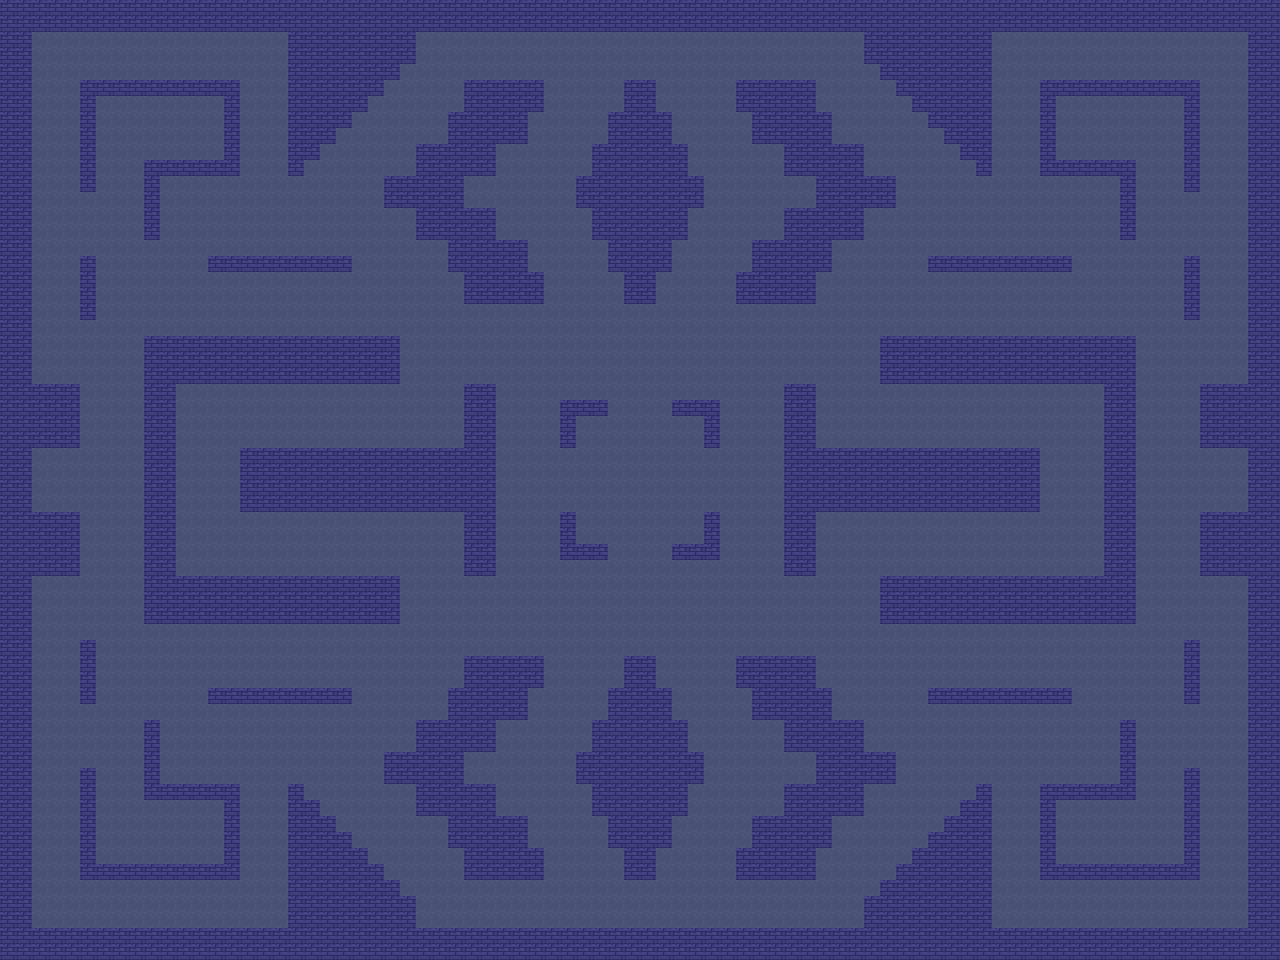

A level layout from a 2D game, rendered from its tile map. Below: a short description, then the map file with tile-grid data replaced by summaries:
An orthogonal 80x60 tile map with 16x16 px tiles, 1 tile layer (Background) and 125 objects (collision1).

<map version="1.4" tiledversion="1.4.3" orientation="orthogonal" renderorder="right-down" width="80" height="60" tilewidth="16" tileheight="16" infinite="0" nextlayerid="4" nextobjectid="246">
 <tileset firstgid="1" name="TileSetMap_1" tilewidth="16" tileheight="16" tilecount="156" columns="12">
  <image source="sewer_tileset.png" trans="ff00ff" width="192" height="217" />
  <tile id="25">
   <objectgroup draworder="index" id="2">
    <object id="1" name="collision1" x="0" y="0" width="16" height="16" />
   </objectgroup>
  </tile>
 </tileset>
 <layer id="1" name="Background" width="80" height="60">
  <data>[4800 cells, 4800 non-empty, 2 distinct tile ids]</data>
 </layer>
 <objectgroup id="3" name="Collisions" visible="0">
  <object id="9" x="1248" y="2" width="30" height="953" />
  <object id="10" x="2" y="2" width="1277" height="30" />
  <object id="11" x="2" y="2" width="29" height="954" />
  <object id="14" x="991" y="375" height="2" />
  <object id="20" x="79.9394" y="80.0606" width="159.939" height="15.9394" />
  <object id="21" x="80" y="80.6667" width="16" height="111.152" />
  <object id="23" x="224.182" y="82.5455" width="15.4545" height="92.9091" />
  <object id="24" x="144" y="160" width="95.2727" height="15.4545" />
  <object id="25" x="143.818" y="173.455" width="16" height="66.1818" />
  <object id="27" x="289" y="32.3333" width="127" height="31" />
  <object id="28" x="287.667" y="30.6667" width="16.25" height="145.333" />
  <object id="29" x="304.75" y="54.75" width="93.9167" height="24.75" />
  <object id="30" x="288.5" y="80" width="95.6667" height="15.5" />
  <object id="31" x="287.75" y="95" width="78.5" height="16.5" />
  <object id="32" x="287.75" y="111.5" width="62.6667" height="16.5" />
  <object id="33" x="288.25" y="128" width="47.5" height="15.75" />
  <object id="34" x="287.5" y="144.25" width="32.6667" height="15.5" />
  <object id="36" x="463.5" y="80.5" width="80" height="14.5" />
  <object id="37" x="463.5" y="95.5" width="80" height="17" />
  <object id="38" x="448.25" y="112" width="79.75" height="31.5" />
  <object id="39" x="416.25" y="144.25" width="79.25" height="31.25" />
  <object id="40" x="384" y="175.75" width="79.5" height="32.25" />
  <object id="41" x="415.75" y="208.5" width="80" height="31.25" />
  <object id="42" x="447.75" y="240.25" width="80.5" height="31.25" />
  <object id="43" x="463.75" y="272.25" width="79.75" height="31.5" />
  <object id="44" x="623.667" y="80" width="31.6667" height="223.333" />
  <object id="45" x="608" y="111.667" width="63.6667" height="159.667" />
  <object id="46" x="591.333" y="143.667" width="96.3333" height="96" />
  <object id="47" x="575.667" y="176" width="127.333" height="32" />
  <object id="59" x="976.333" y="30.6667" width="15.6667" height="145.333" />
  <object id="61" x="863.818" y="32.3031" width="124.818" height="31.6969" />
  <object id="62" x="879.636" y="64.1818" width="108.955" height="15.4545" />
  <object id="63" x="895.818" y="78.9091" width="92.7273" height="17.0909" />
  <object id="64" x="912" y="95.6364" width="75.7273" height="16" />
  <object id="65" x="928" y="110" width="61.2727" height="17.4545" />
  <object id="66" x="944" y="126.909" width="38.3636" height="16.7273" />
  <object id="67" x="959.636" y="141.818" width="24" height="18" />
  <object id="69" x="1183.82" y="79.6364" width="16.1818" height="112.182" />
  <object id="70" x="1040" y="79.6364" width="151.636" height="16" />
  <object id="71" x="1039.82" y="91.8182" width="16" height="83.8182" />
  <object id="72" x="1040.73" y="160" width="95.0909" height="15.6364" />
  <object id="73" x="1119.64" y="165.455" width="16" height="74" />
  <object id="74" x="1183.82" y="255.818" width="16" height="64.3636" />
  <object id="75" x="928" y="255.5" width="143.5" height="16.5" />
  <object id="76" x="208" y="255.75" width="143.5" height="16.5" />
  <object id="77" x="208.25" y="688.083" width="143.5" height="15.6667" />
  <object id="78" x="928" y="688.5" width="143.5" height="15.1667" />
  <object id="84" x="28.5455" y="511.818" width="51.2727" height="64" />
  <object id="85" x="23.0909" y="384" width="56.9091" height="63.0909" />
  <object id="86" x="80.3636" y="255.636" width="15.0909" height="64.1818" />
  <object id="87" x="1200" y="383.5" width="66" height="63.5" />
  <object id="88" x="1199.5" y="511.5" width="68" height="65" />
  <object id="89" x="1183.5" y="639.5" width="16" height="65" />
  <object id="90" x="1119.5" y="719" width="16.9091" height="79.5" />
  <object id="92" x="1183.5" y="767.5" width="16" height="108" />
  <object id="93" x="1039.82" y="864.364" width="159.636" height="15.0909" />
  <object id="94" x="1039.64" y="784" width="16" height="87.6364" />
  <object id="97" x="1040" y="783.818" width="96.5455" height="15.8182" />
  <object id="140" x="79.3638" y="864.091" width="159.939" height="15.9394" />
  <object id="141" x="79.4244" y="769.363" width="16" height="103.819" />
  <object id="142" x="224.151" y="784.272" width="15.4545" height="94.3636" />
  <object id="143" x="143.969" y="784.273" width="93.4545" height="15.4545" />
  <object id="144" x="144.151" y="719.909" width="15.4545" height="66.1818" />
  <object id="159" x="80" y="640" width="16" height="64.5" />
  <object id="172" x="624.334" y="655.667" width="31.6667" height="223.333" />
  <object id="173" x="608.667" y="687.334" width="63.6667" height="159.667" />
  <object id="174" x="592" y="719.334" width="96.3333" height="96" />
  <object id="175" x="576.334" y="751.667" width="127.333" height="32" />
  <object id="177" x="784.083" y="384" width="32" height="191.417" />
  <object id="178" x="801.5" y="448.083" width="238" height="64.0833" />
  <object id="181" x="146" y="336.5" width="253" height="46.5" />
  <object id="184" x="144" y="335.5" width="31.5" height="286" />
  <object id="185" x="144" y="576.5" width="255.5" height="47" />
  <object id="189" x="559.333" y="399.667" width="48.3333" height="15.6667" />
  <object id="190" x="560" y="408.667" width="16" height="38.3333" />
  <object id="191" x="672.333" y="399.667" width="47.6667" height="16.3333" />
  <object id="192" x="704" y="412.333" width="15.6667" height="35" />
  <object id="193" x="704" y="512" width="15.3333" height="47" />
  <object id="194" x="671.667" y="544" width="47.3333" height="15.3333" />
  <object id="195" x="559.667" y="511.667" width="15.6667" height="40.6667" />
  <object id="196" x="559.667" y="544.333" width="48.3333" height="15.3333" />
  <object id="201" x="464.5" y="656" width="78.75" height="31.5" />
  <object id="202" x="448.25" y="687.25" width="80" height="33.5" />
  <object id="203" x="416.25" y="720.25" width="79.75" height="31.25" />
  <object id="204" x="384" y="751.5" width="79.75" height="32" />
  <object id="205" x="415.75" y="783.75" width="80.25" height="31.75" />
  <object id="206" x="447.75" y="816.25" width="80" height="31" />
  <object id="207" x="463.5" y="848.25" width="80.25" height="31.5" />
  <object id="208" x="736" y="655" width="79.5" height="33.5" />
  <object id="209" x="751.5" y="688.5" width="80.5" height="30.5" />
  <object id="210" x="783" y="720" width="81" height="31.5" />
  <object id="211" x="815.5" y="751.5" width="80" height="31.5" />
  <object id="212" x="784.5" y="784" width="79" height="31.5" />
  <object id="213" x="752" y="815.5" width="79.5" height="33.5" />
  <object id="214" x="736" y="848" width="79" height="31" />
  <object id="215" x="7" y="928" width="1258" height="31" />
  <object id="216" x="288" y="784" width="16.5" height="157.5" />
  <object id="217" x="294.5" y="799.5" width="24.5" height="129.5" />
  <object id="218" x="312" y="815.833" width="23.5" height="113" />
  <object id="219" x="335" y="831.833" width="16.5" height="98.1667" />
  <object id="220" x="346" y="848" width="22" height="80.5" />
  </objectgroup>
</map>
<!-- 23 of 125 objects omitted -->
